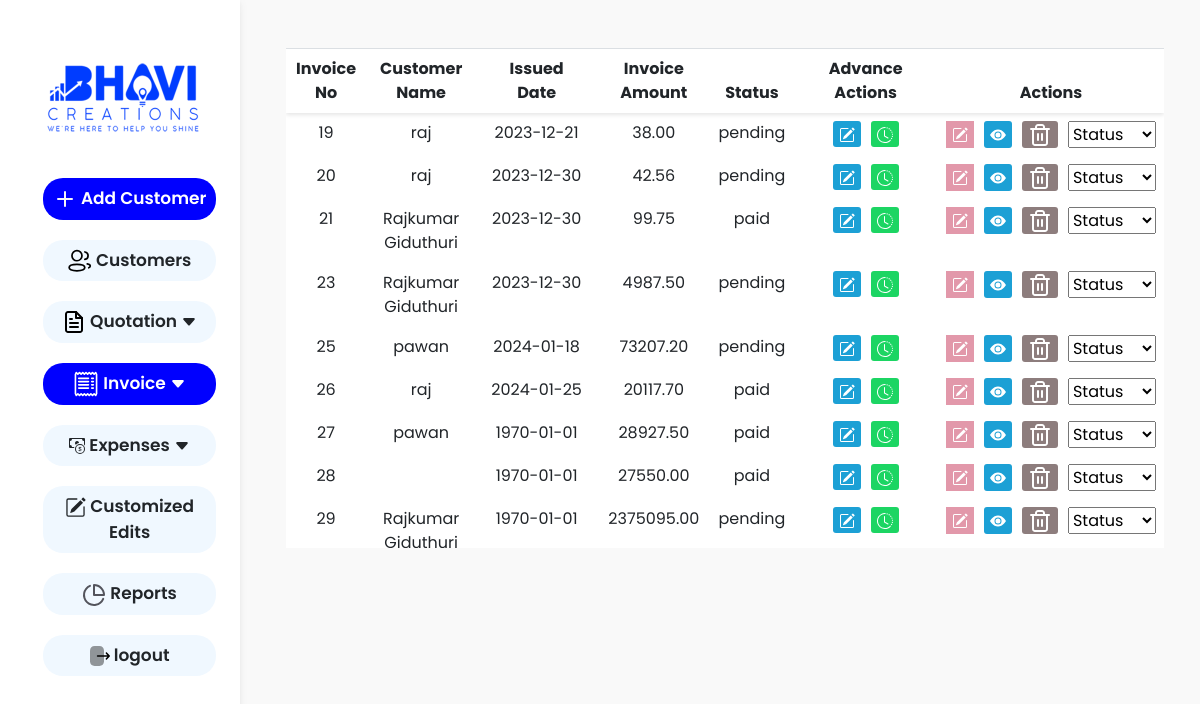
Screenshot of /viewinvoices.php (signed in) with the database file from the repository.
### tables this page shows
CREATE TABLE `invoice` (
  `Sid` int(11) NOT NULL,
  `Invoice_no` int(11) NOT NULL,
  `Invoice_date` date NOT NULL,
  `Company_name` varchar(150) NOT NULL,
  `Cname` varchar(50) NOT NULL,
  `Cphone` varchar(150) NOT NULL,
  `Caddress` text NOT NULL,
  `Cmail` varchar(150) NOT NULL,
  `Cgst` varchar(150) NOT NULL,
  `Final` double(10,2) NOT NULL,
  `Gst` int(20) NOT NULL,
  `Gst_total` double(10,2) NOT NULL,
  `Grandtotal` double(10,2) NOT NULL,
  `Totalinwords` text NOT NULL,
  `Terms` text NOT NULL,
  `Note` text NOT NULL,
  `advance` double(10,2) NOT NULL,
  `balance` double(10,2) NOT NULL,
  `balancewords` text NOT NULL,
  `status` varchar(150) NOT NULL
);

### viewinvoices.php (the view, shortened to what this page needs)
<?php
require_once('bhavidb.php');
$sql = "SELECT * FROM invoice";
$result = $conn->query($sql);
?>
<!DOCTYPE html>
<html lang="en">
<head>
    <link href="https://cdn.jsdelivr.net/npm/bootstrap@5.0.2/dist/css/bootstrap.min.css" rel="stylesheet">
    <link rel="stylesheet" href="img/style.css">
    <link rel="stylesheet" href="img/stylemi.css">
</head>
<body>
    <div class="container-fluid">
        <div class="row">
            <section class="col-lg-2">
                <nav id="sidebarMenu" class="  collapse d-lg-block sidebar collapse bg-white">
                    <div class="container-fluid">
                        <a class="navbar-brand" href="#" id="change_password"><img src="img/Bhavi-Logo-2.png" alt="" height="80px" width="200px"></a>
                        <button class="navbar-toggler" type="button" data-bs-toggle="collapse" data-bs-target="#navbarNav" aria-controls="navbarNav" aria-expanded="false" aria-label="Toggle navigation">
                            <span class="navbar-toggler-icon"></span>
                        </button>
                        <div class=" navbar-collapse  " id="navbarNav">
                            <ul class="navbar-nav " style="margin-left: 10%; text-align: center;">
                                <li class=" ">
                                    <a href="#" class="nav-link  nav-links active-link" id="add_customer"><svg xmlns="http://www.w3.org/2000/svg" width="24" height="24" viewBox="0 0 24 24" fill="none">
                                            <path d="M12 5V19" stroke="#F4F5FA" stroke-width="2" stroke-linecap="round" stroke-linejoin="round" />
                                            <path d="M5 12H19" stroke="#F4F5FA" stroke-width="2" stroke-linecap="round" stroke-linejoin="round" />
                                        </svg> Add Customer</a>
                                </li>
                                <li class="nav-item ">
                                    <a class="nav-link  nav-links text-dark" href="viewcustomers.php">
                                        Customers</a>
                                </li>
                                <li class="dropdown nav-item ">
                                    <a class="nav-link  nav-links text-dark" href="#">
                                        Quotation <svg xmlns="http://www.w3.org/2000/svg" width="16" height="16" fill="currentColor" class="bi bi-caret-down-fill" viewBox="0 0 16 16">
                                            <path d="M7.247 11.14 2.451 5.658C1.885 5.013 2.345 4 3.204 4h9.592a1 1 0 0 1 .753 1.659l-4.796 5.48a1 1 0 0 1-1.506 0z" />
                                        </svg></a>
                                </li>
                                <li class="dropdown nav-item ">
                                    <a class="nav-link  nav-links active-link" href="#"> Invoice <svg xmlns="http://www.w3.org/2000/svg" width="16" height="16" fill="currentColor" class="bi bi-caret-down-fill " viewBox="0 0 16 16">
                                            <path d="M7.247 11.14 2.451 5.658C1.885 5.013 2.345 4 3.204 4h9.592a1 1 0 0 1 .753 1.659l-4.796 5.48a1 1 0 0 1-1.506 0z" />
                                        </svg></a>
                                </li>
                                <li class="dropdown nav-item ">
                                    <a class="nav-link  nav-links text-dark"> Expenses <svg xmlns="http://www.w3.org/2000/svg" width="16" height="16" fill="currentColor" class="bi bi-caret-down-fill" viewBox="0 0 16 16">
                                            <path d="M7.247 11.14 2.451 5.658C1.885 5.013 2.345 4 3.204 4h9.592a1 1 0 0 1 .753 1.659l-4.796 5.48a1 1 0 0 1-1.506 0z" />
                                        </svg></a>
                                </li>
                                <li class="nav-item ">
                                    <a class="nav-link text-dark nav-links" href="customized_edits.php"> Customized Edits</a>
                                </li>
                                <li class="nav-item ">
                                    <a class="nav-link text-dark nav-links" href="report.php"> Reports</a>
                                </li>
                                <li class="nav-item ">
                                    <a class="nav-link text-dark nav-links " href="logout.php">
                                        logout</a>
                                </li>
                            </ul>
                        </div>
                    </div>
                </nav>
            </section>
            <section class="col-lg-10">
                <div class="container mt-3">
                    <div class="table-responsive  mango" style="max-height: 500px; max-width: 1194px; overflow-y: auto;">
                        <table class="table table-bordered viewinvoicetable">
                            <thead style="position: sticky; top: 0; z-index: 1; background-color: white;">
                                <tr>
                                    <th class="text-center">Invoice No</th>
                                    <th>Customer Name</th>
                                    <th style="  padding-right: 30px; padding-left: 30px;  ">Issued Date</th>
                                    <th>Invoice Amount</th>
                                    <th class="status">Status</th>
                                    <th style="  padding-right: 30px; padding-left: 30px;  ">Advance Actions</th>
                                    <th>Actions</th>
                                </tr>
                            </thead>
                            <tbody id="product_tbody viewinvoicetable">
                                <?php
                                while ($row = $result->fetch_assoc()) {
                                    echo "<tr style='border: hidden;'>";
                                    echo "<td style='border: hidden;'>" . $row['Invoice_no'] . "</td>";
                                    echo "<td style='border: hidden;'>" . $row['Cname'] . "</td>";
                                    echo "<td style='border: hidden;'>" . $row['Invoice_date'] . "</td>";
                                    echo "<td style='border: hidden;'>" . $row['Grandtotal'] . "</td>";
                                    echo "<td style='border: hidden;' class='status' data-invoice-no='" . $row['Invoice_no'] . "'>" . $row['status'] .  "</td>";
                                    echo "<td style='border: hidden;'>
                            <div class='btn-group'>
                            <button type='submit' class='view-button' style='border:none;'>
                                    <a class='' href='edit.php?Sid={$row['Sid']}'>
                                  </a>
                                </button>
                                <button style='border:none;' type='button' class='history-button' data-bs-toggle='modal' data-bs-target='#advance_frm' data-id='{$row['Invoice_no']}'>
                                </button>
                            </div>
                            </td>";
                                    echo "<td>
                            <div class='btn-group'>
                            <button type='submit' class='bg_color_icon' style='border:none;'>
                                    <a class='' href='edit_invoice.php?Sid={$row['Sid']}'>
                                  </a>
                                </button>
                                <button type='submit' class='view-button' style='border:none;'>
                                    <a class='view-button' href='print.php?Sid={$row['Sid']}'>
                                    <svg xmlns='http://www.w3.org/2000/svg' width='16' height='16' fill='white' class='bi bi-eye-fill' viewBox='0 0 16 16'>
                                    <path d='M10.5 8a2.5 2.5 0 1 1-5 0 2.5 2.5 0 0 1 5 0'/>
                                    <path d='M0 8s3-5.5 8-5.5S16 8 16 8s-3 5.5-8 5.5S0 8 0 8m8 3.5a3.5 3.5 0 1 0 0-7 3.5 3.5 0 0 0 0 7'/>
                                  </svg></a>
                                </button>
                                <form method='POST' onsubmit='return confirm(\"Are you sure you want to delete this record?\");'>
                                    <input type='hidden' name='delete_id' value='" . $row['Invoice_no'] . "'>
                                    <button type='submit' class='delete-button' style='border:none;'>
                                    <svg xmlns='http://www.w3.org/2000/svg' width='24' height='24' viewBox='0 0 24 24' fill='none'>
                                  </svg></button>
                                </form>
                              <select name='status' class='status-dropdown' data-invoice-no=' " . $row['Invoice_no'] . " '>
                              <option value=''>Status</option>
                           </select>
                            </div>
                         </td>";
                                    echo "</tr>";
                                }
                                ?>
                            </tbody>
                        </table>
                    </div>
                </div>
            </section>
        </div>
    </div>
</body>
</html>

### img/stylemi.css (style rules this page uses)
* { font-family: 'Poppins', sans-serif; }
.navbar-nav { color: black; font-family: 'Poppins', sans-serif; font-weight: 600; font-size: 17px; }
table { border-collapse: collapse; width: 100%; }
th, td { border: 1px solid black; padding: 8px; text-align: left; }
th { background-color: #f2f2f2; }
.viewinvoicetable { justify-content: end; }
.viewinvoicetable th { text-align: center; border: none; }
.viewinvoicetable td { text-align: center; }
.delete-button { background-color: rgb(141, 125, 125); color: white; border-radius: 3px; }
.view-button { background-color: rgb(28, 160, 213); color: white; border-radius: 3px; text-decoration: none; }
.history-button { background-color: rgb(28, 213, 99); color: white; border-radius: 3px; text-decoration: none; }
.dropdown { position: relative; display: inline-block; }
.sidebar { position: fixed; top: 0; bottom: 0; left: 0; padding: 58px 0 0; box-shadow: 0 2px 5px 0 rgb(0 0 0 / 5%), 0 2px 10px 0 rgb(0 0 0 / 5%); width: 240px; z-index: 600; }
.nav-links { background-color: aliceblue; border-radius: 20px; }
.active-link { background-color: blue; color: white; }
body { background-color: #f9f9f9; }
.nav-item { padding-top: 20px; }
@media (min-width:992px) and (max-width:1300px) { .mango { margin-left: 50px; } }
.active-link { background-color: blue; color: white !important; }
.bg_color_icon { background-color: #e298aa; }

### viewinvoices.php (style rules this page uses)
.table.viewinvoicetable thead { position: sticky; top: 0; z-index: 1; background-color: #f2f2f2; box-shadow: 0 2px 4px rgba(0, 0, 0, 0.1); }
.active-link { background-color: blue; color: white; }
table { background-color: white; border-radius: 20px; }
.nav-item { padding-top: 20px; }
.bg_color_icon { background-color: #e298aa; }

### rows the page displays
invoice: Invoice_no "19", Cname "raj", Invoice_date "2023-12-21", Grandtotal "38.00", status "pending"
invoice: Invoice_no "20", Cname "raj", Invoice_date "2023-12-30", Grandtotal "42.56", status "pending"
invoice: Invoice_no "21", Cname "Rajkumar Giduthuri", Invoice_date "2023-12-30", Grandtotal "99.75", status "paid"
invoice: Invoice_no "23", Cname "Rajkumar Giduthuri", Invoice_date "2023-12-30", Grandtotal "4987.50", status "pending"
invoice: Invoice_no "25", Cname "pawan", Invoice_date "2024-01-18", Grandtotal "73207.20", status "pending"
invoice: Invoice_no "26", Cname "raj", Invoice_date "2024-01-25", Grandtotal "20117.70", status "paid"
invoice: Invoice_no "27", Cname "pawan", Invoice_date "1970-01-01", Grandtotal "28927.50", status "paid"
invoice: Invoice_no "28", Invoice_date "1970-01-01", Grandtotal "27550.00", status "paid"
invoice: Invoice_no "29", Cname "Rajkumar…", Invoice_date "1970-01-01", Grandtotal "2375095.00", status "pending"
